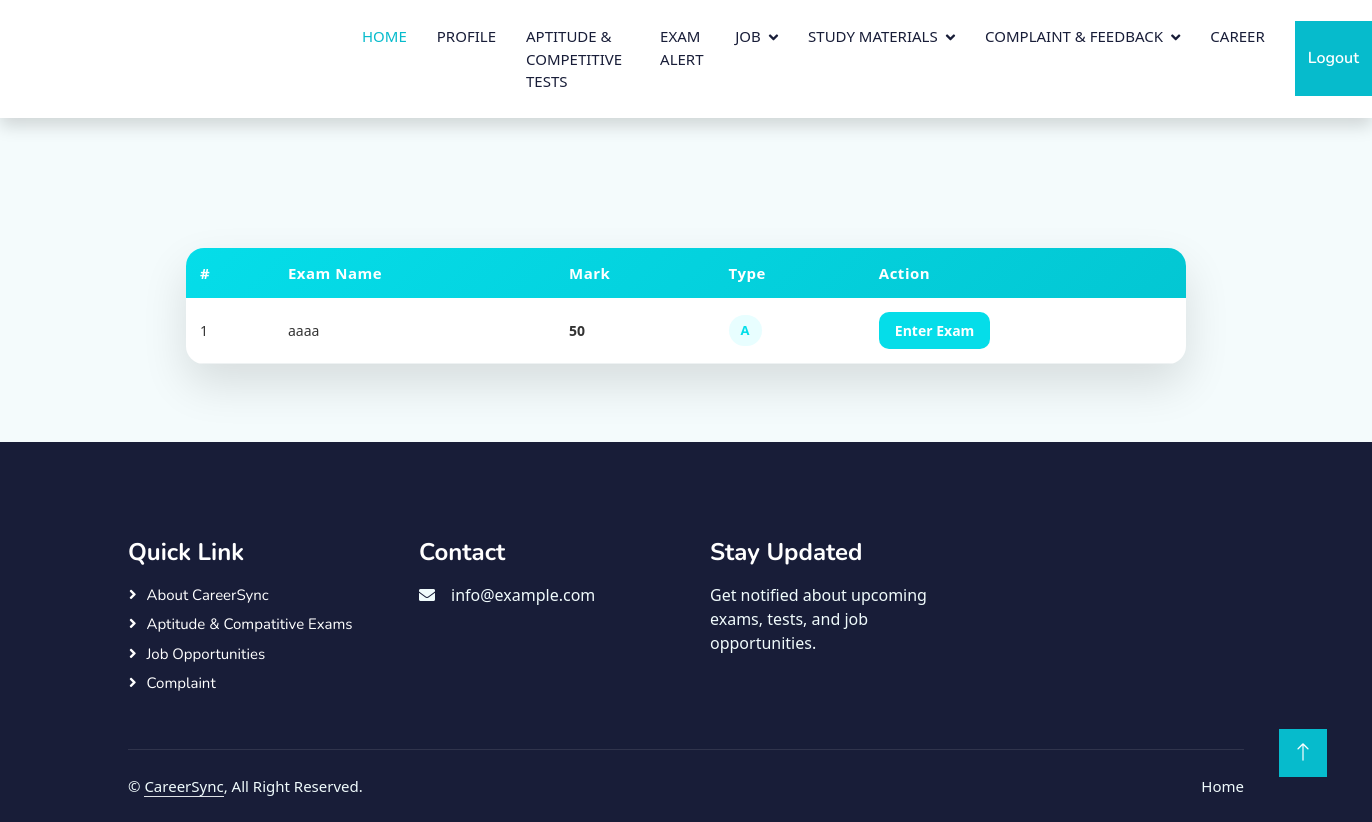
Screenshot of /User/viewexam/ (signed in) with the database file from the repository.
### Admin/models.py (models this page shows)
class tbl_exam(models.Model):
    exam_name=models.CharField(max_length=50)
    exam_mark=models.CharField(max_length=50)
    examtype=models.ForeignKey(tbl_examtype,on_delete=models.CASCADE)
    level=models.ForeignKey(tbl_level,on_delete=models.CASCADE)

class tbl_examtype(models.Model):
    examtype_name=models.CharField(max_length=50)

### User/views.py (the view)
# urls.py: path('viewexam/',views.viewexam,name='viewexam'),
def viewexam(request):
    exam = tbl_exam.objects.all()
    for i in exam:
        exambodycount = tbl_examinationbody.objects.filter(examination=i.id,user=request.session["uid"],examinationbody_status=1).count()
        if exambodycount > 0:
            i.examstatus = 1
    return render(request,"User/ViewExam.html",{'exam':exam})

### User/Templates/User/ViewExam.html (shortened to what this page needs)
{% extends 'User/Header.html' %}
{% block content %}
<div class="exam-page">
    <div class="exam-table-wrapper">
        <table class="exam-table">
            <thead>
                <tr>
                    <th>#</th>
                    <th>Exam Name</th>
                    <th>Mark</th>
                    <th>Type</th>
                    <th>Action</th>
                </tr>
            </thead>
            <tbody>
                {% for i in exam %}
                <tr>
                    <td>{{forloop.counter}}</td>
                    <td>{{i.exam_name}}</td>
                    <td class="exam-mark">{{i.exam_mark}}</td>
                    <td><span class="exam-type">{{i.examtype.examtype_name}}</span></td>
                    <td class="exam-action">
                        <a href="{% url 'User:viewquestion' i.id %}">Enter Exam</a>
                    </td>
                </tr>
                {% endfor %}
            </tbody>
        </table>
    </div>
</div>
{% endblock %}

### Guest/static/Main/css/style.css (style rules this page uses)
:root { --primary: #06BBCC; --light: #F0FBFC; --dark: #181d38; }

### User/Templates/User/ViewExam.html (style rules this page uses)
body { background: #f4fbfc; font-family: "Segoe UI", Tahoma, sans-serif; }
.exam-page { padding: 30px; }
.exam-table-wrapper { max-width: 1000px; margin: auto; background: #ffffff; border-radius: 18px; box-shadow: 0 20px 45px rgba(0, 0, 0, 0.12); overflow: hidden; }
.exam-table { width: 100%; border-collapse: collapse; }
.exam-table thead { background: linear-gradient(135deg, #05dde9, #03c7d3); }
.exam-table th { padding: 14px; color: #ffffff; font-size: 15px; text-align: left; letter-spacing: 0.5px; }
.exam-table td { padding: 14px; font-size: 14px; color: #333; border-bottom: 1px solid #eef2f3; }
.exam-mark { font-weight: 600; color: #05dde9; }
.exam-type { background: #e8feff; color: #05dde9; padding: 6px 12px; border-radius: 20px; font-size: 13px; font-weight: 600; display: inline-block; }
.exam-action a { text-decoration: none; padding: 8px 16px; background: #05dde9; color: #ffffff; border-radius: 10px; font-size: 14px; font-weight: 600; transition: 0.3s ease; display: inline-block; }

### rows the page displays
tbl_exam: exam_name "aaaa", exam_mark "50", examtype.examtype_name "A"
